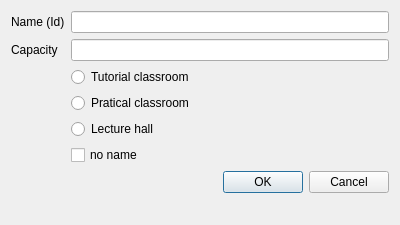
<?xml version="1.0" encoding="UTF-8"?>
<ui version="4.0">
 <class>WindowAddClassroom</class>
 <widget class="QDialog" name="WindowAddClassroom">
  <property name="geometry">
   <rect>
    <x>0</x>
    <y>0</y>
    <width>400</width>
    <height>225</height>
   </rect>
  </property>
  <property name="windowTitle">
   <string>Classroom</string>
  </property>
  <layout class="QFormLayout" name="formLayout">
   <property name="fieldGrowthPolicy">
    <enum>QFormLayout::AllNonFixedFieldsGrow</enum>
   </property>
   <item row="0" column="0">
    <widget class="QLabel" name="label">
     <property name="text">
      <string>Name (Id)</string>
     </property>
    </widget>
   </item>
   <item row="0" column="1">
    <widget class="QLineEdit" name="lineEdit"/>
   </item>
   <item row="2" column="0">
    <widget class="QLabel" name="label_2">
     <property name="text">
      <string>Capacity</string>
     </property>
    </widget>
   </item>
   <item row="2" column="1">
    <widget class="QLineEdit" name="lineEdit_2"/>
   </item>
   <item row="3" column="1">
    <widget class="QRadioButton" name="radioButton_2">
     <property name="text">
      <string>Tutorial classroom</string>
     </property>
    </widget>
   </item>
   <item row="4" column="1">
    <widget class="QRadioButton" name="radioButton_3">
     <property name="text">
      <string>Pratical classroom</string>
     </property>
    </widget>
   </item>
   <item row="5" column="1">
    <widget class="QRadioButton" name="radioButton">
     <property name="text">
      <string>Lecture hall</string>
     </property>
    </widget>
   </item>
   <item row="6" column="1">
    <widget class="QCheckBox" name="checkBox">
     <property name="text">
      <string>no name</string>
     </property>
    </widget>
   </item>
   <item row="7" column="1">
    <widget class="QDialogButtonBox" name="buttonBox">
     <property name="orientation">
      <enum>Qt::Horizontal</enum>
     </property>
     <property name="standardButtons">
      <set>QDialogButtonBox::Cancel|QDialogButtonBox::Ok</set>
     </property>
    </widget>
   </item>
  </layout>
 </widget>
 <resources/>
 <connections>
  <connection>
   <sender>buttonBox</sender>
   <signal>accepted()</signal>
   <receiver>WindowAddClassroom</receiver>
   <slot>accept()</slot>
   <hints>
    <hint type="sourcelabel">
     <x>248</x>
     <y>254</y>
    </hint>
    <hint type="destinationlabel">
     <x>157</x>
     <y>274</y>
    </hint>
   </hints>
  </connection>
  <connection>
   <sender>buttonBox</sender>
   <signal>rejected()</signal>
   <receiver>WindowAddClassroom</receiver>
   <slot>reject()</slot>
   <hints>
    <hint type="sourcelabel">
     <x>316</x>
     <y>260</y>
    </hint>
    <hint type="destinationlabel">
     <x>286</x>
     <y>274</y>
    </hint>
   </hints>
  </connection>
 </connections>
</ui>
